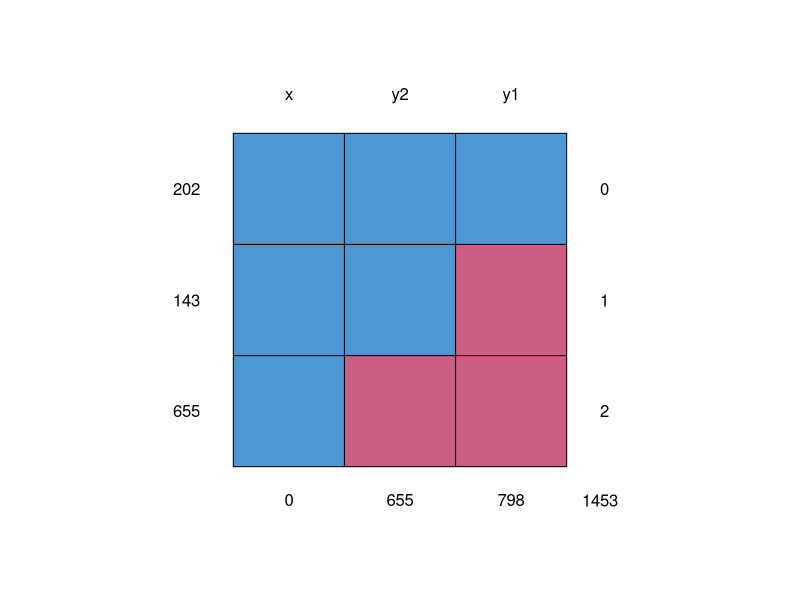
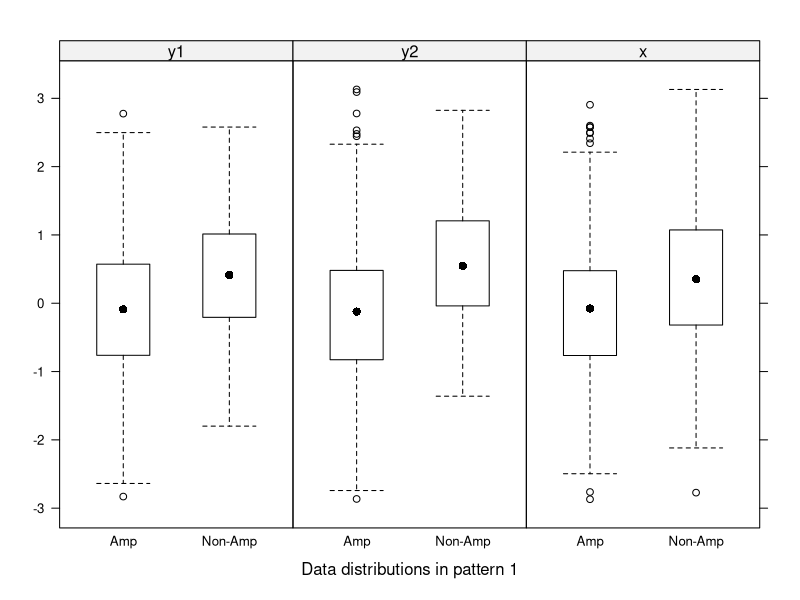
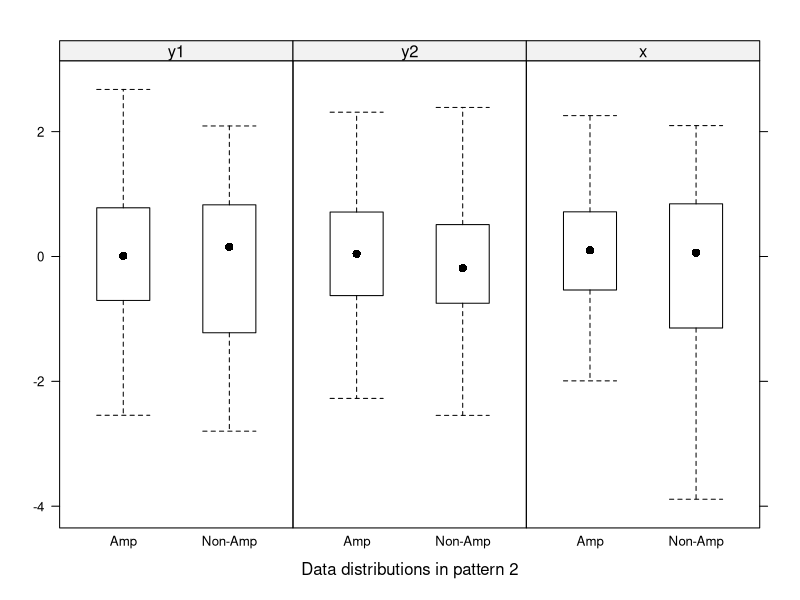
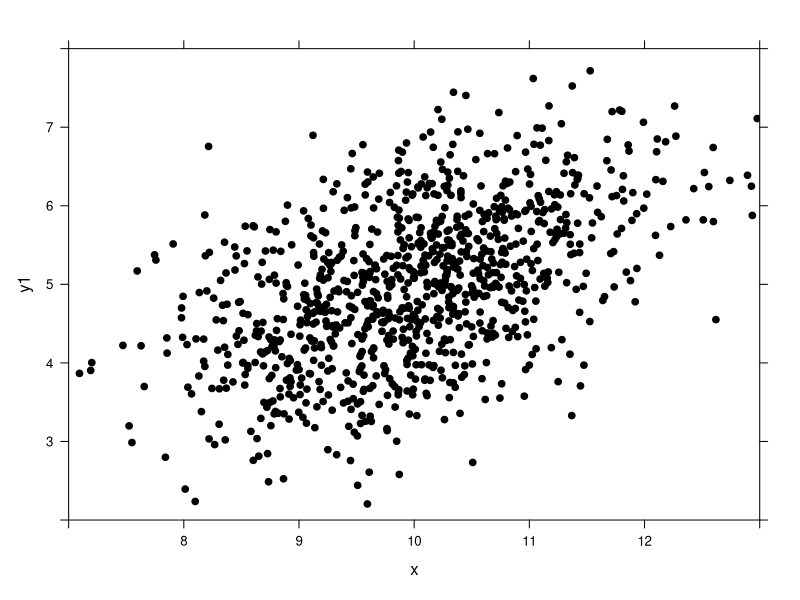
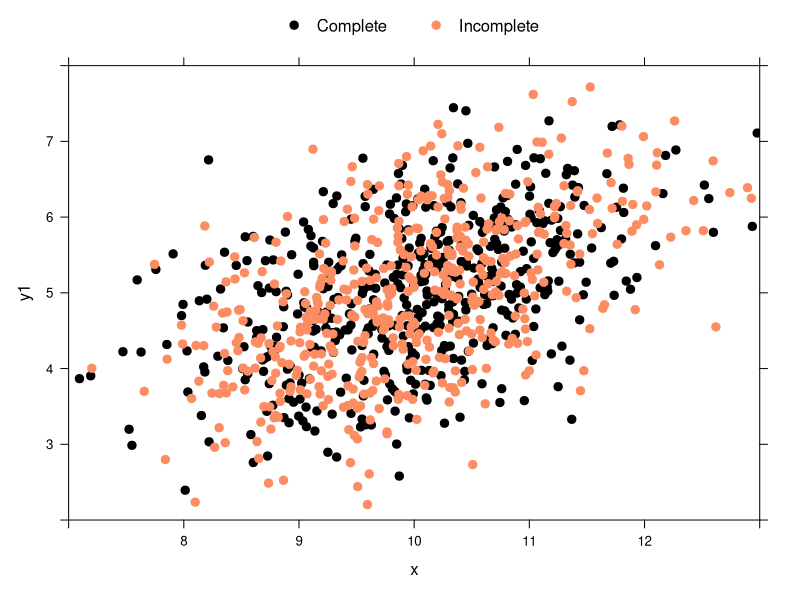
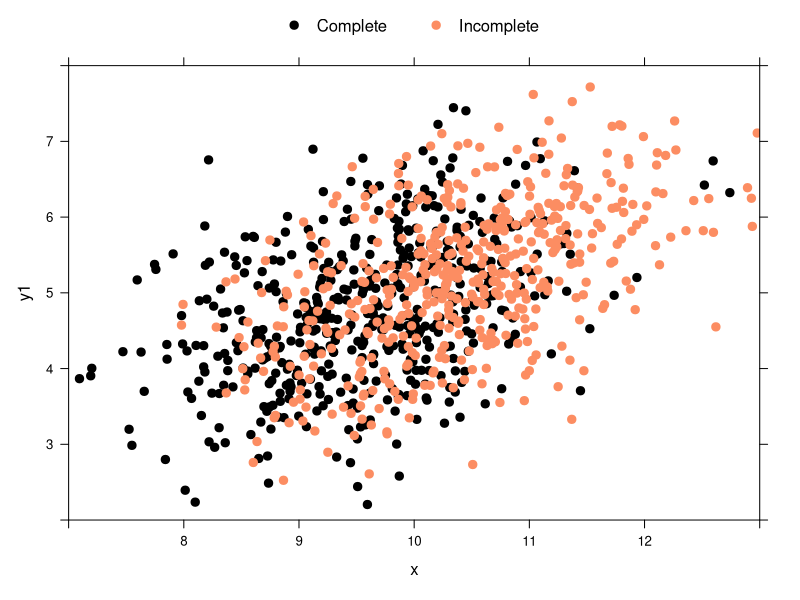
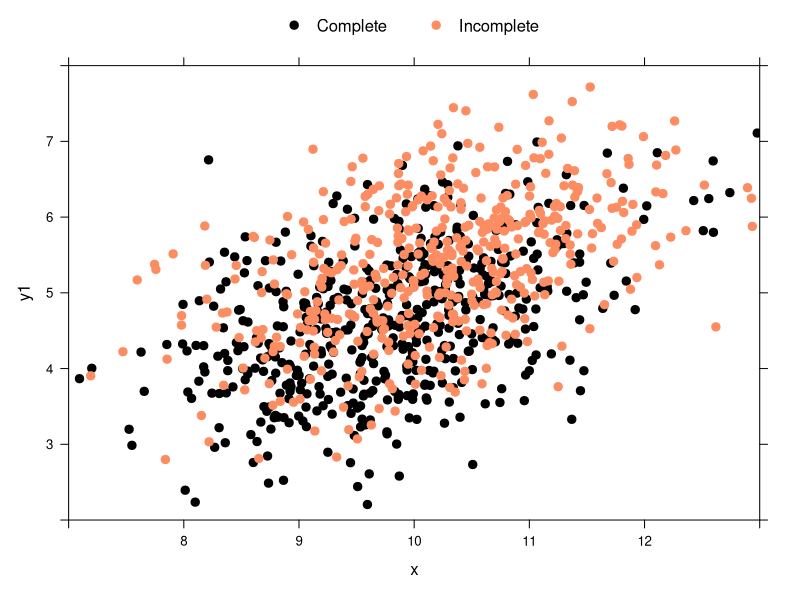

Generate these figures, in order, with R:
## ---- chunk 1
require(mice)
require(lattice)
require(MASS)
## ---- chunk 2
data <- mvrnorm(mu = c(5, 5, 10), 
                Sigma = matrix(c(1, 0.5, 0.5, 
                                 0.5, 1, 0.5,
                                 0.5, 0.5, 1), 3, 3), 
                n = 1000)
data <- as.data.frame(data)
names(data) <- c("y1", "y2", "x")
head(data)
## ---- chunk 3
mypat <- matrix(c(0, 0, 1,
                  0, 1, 1), 
                2, 3, byrow = TRUE)
amp <- ampute(data, patterns = mypat)
inc_data <- amp$amp
## ---- chunk 4
inc_data[1:12, ]
## ---- chunk 5
amp$prop
amp$freq
## ---- chunk 6
myprop <- 0.8
myfreq <- c(0.8, 0.2)
amp <- ampute(data, patterns = mypat, 
              prop = myprop, freq = myfreq)
md.pattern(amp$amp)
## ---- chunk 7
amp$patterns
## ---- chunk 8
amp$type
## ---- chunk 9
myweights <- matrix(c(1, 5, 0,
                      0, 0, 1), 
                    2, 3, byrow = TRUE)

amp <- ampute(data, patterns =  mypat,
              prop = myprop, freq = myfreq,
              weights = myweights,
              type = c("LEFT", "MID"))
## ---- chunk 10
bwplot(amp, which.pat = 1, descriptives = FALSE)
## ---- chunk 11
bwplot(amp, which.pat = 2, descriptives = FALSE)
## ---- chunk 12
colors <- c("black", "#fc8d62")
theme <- list(superpose.symbol = list(col = colors, pch = 19, cex = 1),
              plot.symbol = list(col = colors, pch = 1),
              strip.background = list(col = "grey95"))
key <- list(columns = 2, points = list(col = colors, pch = 19), 
            text = list(c("Complete", "Incomplete")))
plotdata <- xyplot(y1 ~ x, data = data, col = "black", ylim = c(2, 8),
                   xlim = c(7, 13), pch = 19)
## ---- chunk 13
plotdata
## ---- chunk 14
mcar_data <- ampute(data, pat = c(0, 1, 1), 
                    mech = "MCAR")$amp
## ---- chunk 15
mis_data <- data
mis_data["R"] <- is.na(mcar_data$y1)
mcar <- xyplot(y1 ~ x, data = mis_data, 
               groups = R, outer = TRUE, par.settings = theme,
               key = key, ylim = c(2, 8), xlim = c(7, 13))
## ---- chunk 16
mcar
## ---- chunk 17
mar_data <- ampute(data, pat = c(0, 1, 1), 
                   weights = c(0, 0, 1), 
                   mech = "MAR")$amp
## ---- chunk 18
mis_data["R"] <- is.na(mar_data$y1)
mar <- xyplot(y1 ~ x, data = mis_data, 
              groups = R, par.settings = theme,
              key = key, ylim = c(2, 8), xlim = c(7, 13))
## ---- chunk 19
mar
## ---- chunk 20
mnar_data <- ampute(data, pat = c(0, 1, 1), 
                    weights = c(1, 0, 0), 
                    mech = "MNAR")$amp
## ---- chunk 21
mis_data["R"] <- is.na(mnar_data$y1)
mnar <- xyplot(y1 ~ x, data = mis_data, 
               groups = R, par.settings = theme,
               key = key, ylim = c(2, 8), xlim = c(7, 13))
## ---- chunk 22
mnar
